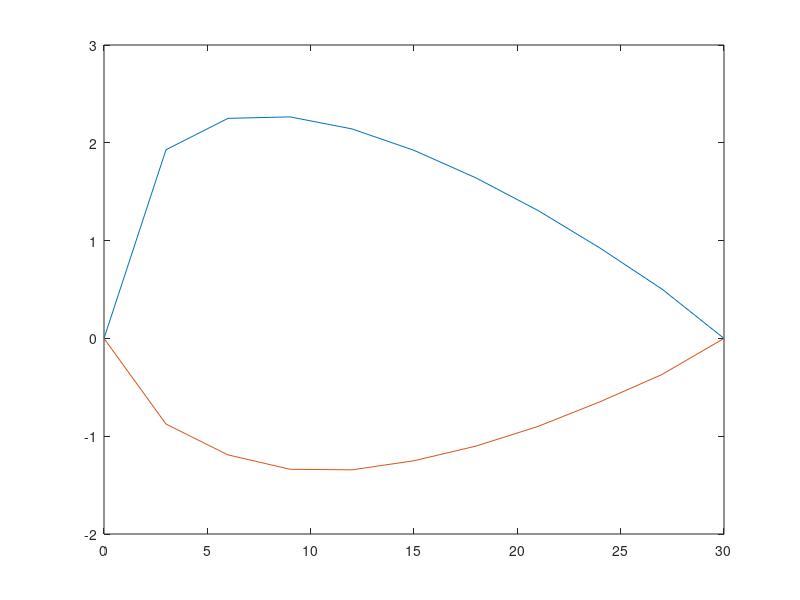

The MATLAB source for this figure:
# Application Problem 4 -- Integration# Adding the datax = [0; 0.375; 0.75; 1.5; 2.25; 3; 4.5; 6; 7.5; 9; 12; 15; 18; 21; 24; 27; 28.5; 30];f = [0; 0.801; 1.083; 1.473; 1.74; 1.929; 2.157; 2.25; 2.28; 2.265; 2.142; 1.923; 1.641; 1.308; 0.924; 0.504; 0.276; 0];g = [0; -.369; -.513; -.678; -.783; -.876; -1.05; -1.191; -1.284; -1.338; -1.344; -1.251; -1.101; -.9; -.648; -.369; -.21; 0];plot(x,f)hold onplot(x,g)hold off# Total Area = area of f - area of g# Reselect points so x is evenly spaced to give a nice hadjusted = [1 6 8 10:16 18];x = x(adjusted);f = f(adjusted);g = g(adjusted);plot(x,f)hold onplot(x,g)hold off# Use Composite Simpson's Rule# Because h = 3, no constant to multiply totals byf_area = 0;g_area = 0;for i = 1:length(x)  if i == 1 || i == length(x)    f_area = f_area + f(i);    g_area = g_area + g(i);  endif  if mod(i,2) == 0 && i != 1 && i != length(x)    f_area = f_area + 4*f(i);    g_area = g_area + 4*g(i);  endif  if mod(i,2) == 1 && i != 1 && i != length(x)    f_area = f_area + 2*f(i);    g_area = g_area + 2*g(i);  endifendfortotal_area = f_area - g_area;